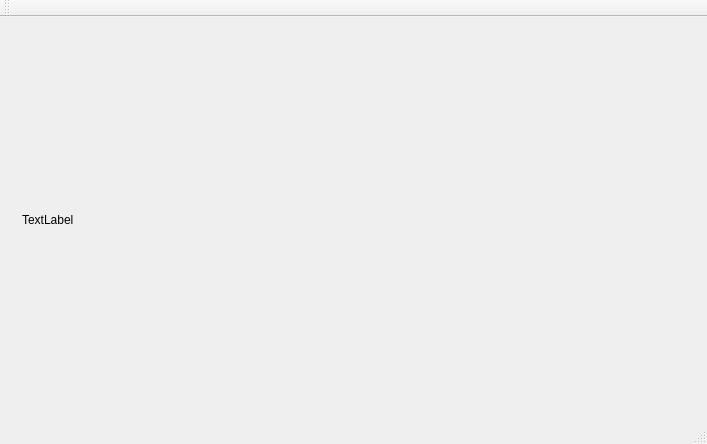
<?xml version="1.0" encoding="UTF-8"?>
<ui version="4.0">
 <class>MainWindow</class>
 <widget class="QMainWindow" name="MainWindow">
  <property name="geometry">
   <rect>
    <x>0</x>
    <y>0</y>
    <width>707</width>
    <height>444</height>
   </rect>
  </property>
  <property name="windowTitle">
   <string>MainWindow</string>
  </property>
  <widget class="QWidget" name="centralWidget">
   <layout class="QVBoxLayout" name="verticalLayout_2">
    <item>
     <widget class="QStackedWidget" name="stackedWidget">
      <property name="currentIndex">
       <number>2</number>
      </property>
      <widget class="QWidget" name="imageGalleryPage">
       <property name="enabled">
        <bool>true</bool>
       </property>
       <widget class="QLabel" name="imageLabel">
        <property name="geometry">
         <rect>
          <x>9</x>
          <y>9</y>
          <width>671</width>
          <height>355</height>
         </rect>
        </property>
        <property name="text">
         <string/>
        </property>
       </widget>
      </widget>
      <widget class="QWidget" name="infoPage">
       <layout class="QVBoxLayout" name="verticalLayout">
        <item>
         <widget class="QLabel" name="introLabel">
          <property name="text">
           <string>Benvenuti bla bla, premi il pulsante</string>
          </property>
         </widget>
        </item>
       </layout>
      </widget>
      <widget class="QWidget" name="cameraPage">
       <layout class="QVBoxLayout" name="verticalLayout_3">
        <item>
         <widget class="QLabel" name="cameraLabel">
          <property name="text">
           <string>TextLabel</string>
          </property>
         </widget>
        </item>
       </layout>
      </widget>
     </widget>
    </item>
   </layout>
  </widget>
  <widget class="QMenuBar" name="menuBar">
   <property name="geometry">
    <rect>
     <x>0</x>
     <y>0</y>
     <width>707</width>
     <height>21</height>
    </rect>
   </property>
  </widget>
  <widget class="QToolBar" name="mainToolBar">
   <attribute name="toolBarArea">
    <enum>TopToolBarArea</enum>
   </attribute>
   <attribute name="toolBarBreak">
    <bool>false</bool>
   </attribute>
  </widget>
  <widget class="QStatusBar" name="statusBar"/>
 </widget>
 <layoutdefault spacing="6" margin="11"/>
 <resources/>
 <connections/>
</ui>
